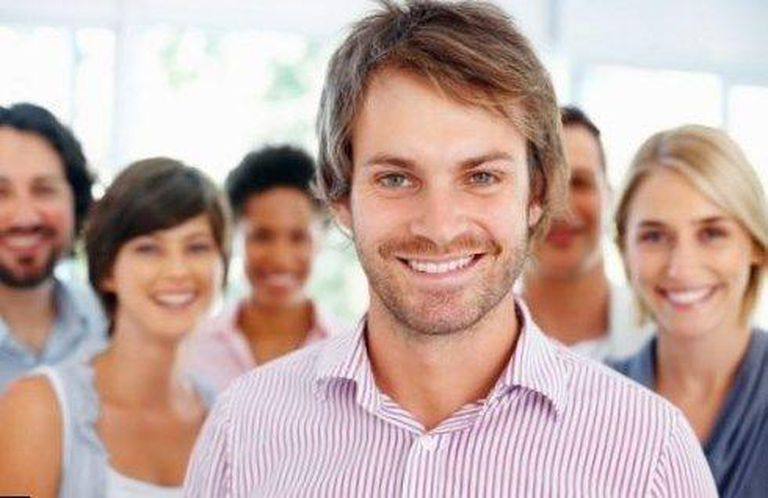
#> input picture openCV/faces/people.jpg, 768 x 498 px
$ python faces.py
#> lines starting #> are read from the running program, lines starting #| are printed output that depends on the picture; after the words box and inside, x2 and y2 are one past the last pixel; in counts of white or black regions, pixels touching at a corner belong together
import cv2

face_cascade = cv2.CascadeClassifier("files/haarcascade_frontalface_default.xml")
img = cv2.imread("faces/people.jpg")
#> img is the input picture: shape (498, 768, 3); mean B, G, R 161.6, 168.7, 194.3

resize_ratio = 1
grey_img = cv2.cvtColor(img, cv2.COLOR_BGR2GRAY)
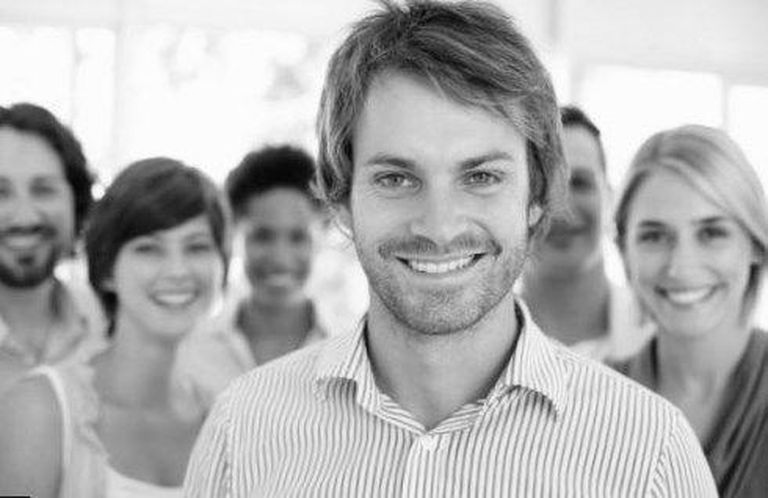
#> grey_img: shape (498, 768); min 4, max 255, mean 175.5

faces = face_cascade.detectMultiScale(grey_img, scaleFactor=1.05, minNeighbors=5)
#> faces = [[87, 368, 91, 91], [228, 198, 103, 103], [234, 237, 90, 90], [110, 202, 129, 129], [605, 178, 148, 148], [324, 87, 231, 231]]

for x, y, w, h in faces:
    img = cv2.rectangle(img, (x, y), (x+w, y+h), (0, 255, 0), 3)
#> this loop made 6 passes
#> pass 1, `img = cv2.rectangle(img, (x, y), (x+w, y+h), (0, 255, 0), 3)`:
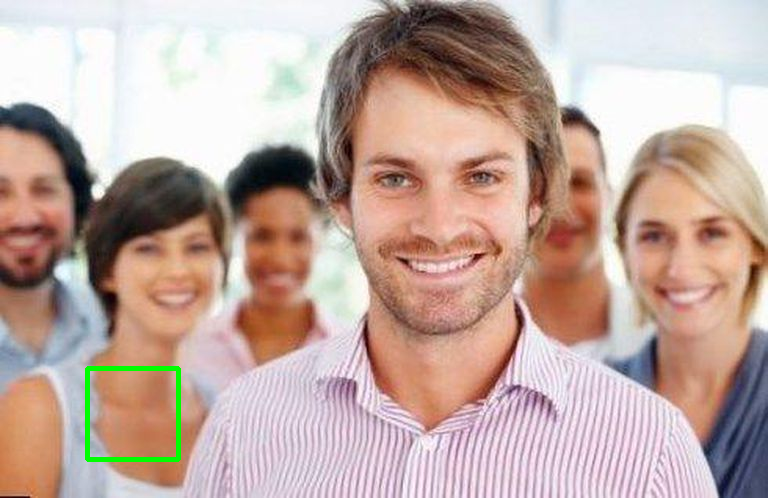
#> img: shape (498, 768, 3); 0.47% of pixels changed, all inside (x1, y1, x2, y2) = (85, 366, 181, 462)
#> pass 2, `img = cv2.rectangle(img, (x, y), (x+w, y+h), (0, 255, 0), 3)`:
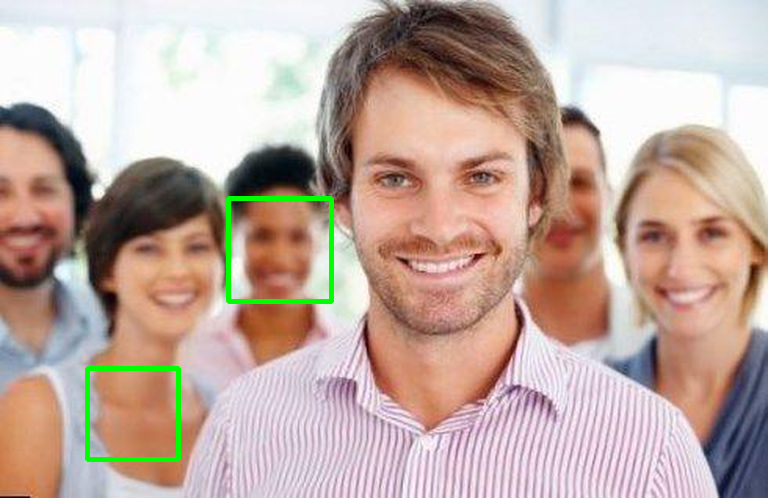
#> img: shape (498, 768, 3); 0.54% of pixels changed, all inside (x1, y1, x2, y2) = (226, 196, 334, 304)
#> pass 3, `img = cv2.rectangle(img, (x, y), (x+w, y+h), (0, 255, 0), 3)`:
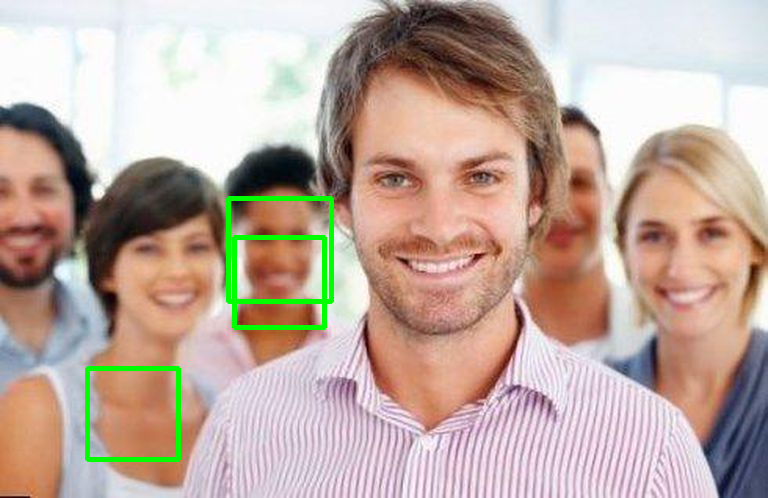
#> img: shape (498, 768, 3); 0.45% of pixels changed, all inside (x1, y1, x2, y2) = (232, 235, 327, 330)
#> after the loop:
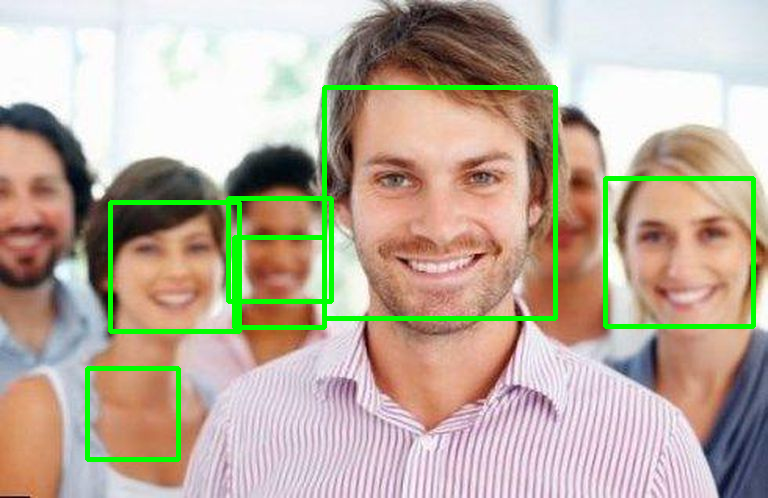
#> img: shape (498, 768, 3); 2.5% of pixels changed, all inside (x1, y1, x2, y2) = (108, 85, 756, 334)

resized = cv2.resize(img, (int(img.shape[1]/resize_ratio), int(img.shape[0]/resize_ratio)))

cv2.imshow('grey', resized)
cv2.waitKey(0)
cv2.destroyAllWindows()

$ run again, with openCV/faces/2015_lost.jpg copied over openCV/faces/people.jpg
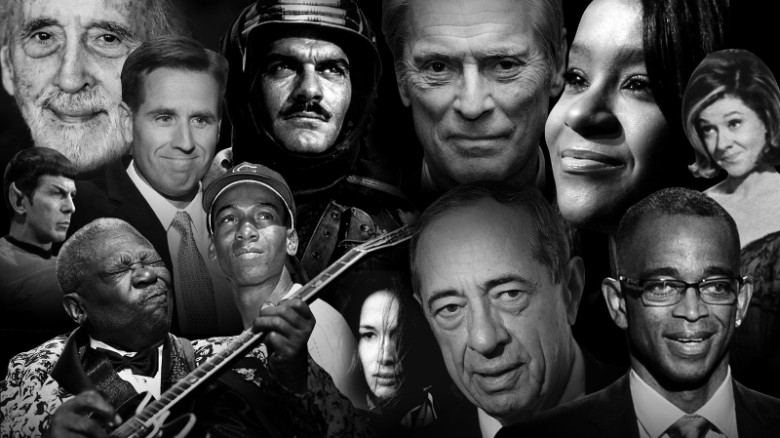
#> input picture openCV/faces/2015_lost.jpg, 780 x 438 px
#> img is the input picture: shape (438, 780, 3); min 0, max 255, mean 68.7
#> faces = [[38, 173, 55, 55], [690, 97, 74, 74], [208, 190, 79, 79], [100, 232, 81, 81], [344, 304, 81, 81], [254, 27, 108, 108], [128, 76, 108, 108], [13, 5, 127, 127], [611, 231, 138, 138], [401, 233, 164, 164], [389, 8, 162, 162]]
#> the loop `for x, y, w, h in faces:` made 11 passes
#> pass 1, `img = cv2.rectangle(img, (x, y), (x+w, y+h), (0, 255, 0), 3)`:
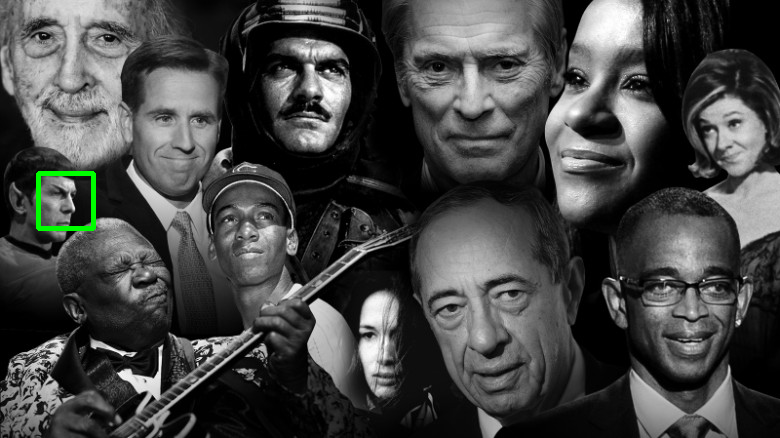
#> img: shape (438, 780, 3); 0.32% of pixels changed, all inside (x1, y1, x2, y2) = (36, 171, 96, 231)
#> after the loop `for x, y, w, h in faces:`:
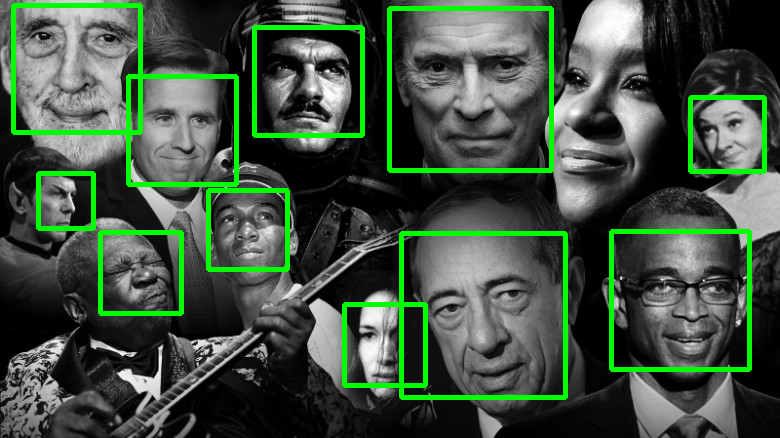
#> img: shape (438, 780, 3); mean B, G, R 64.4, 81.8, 64.4
